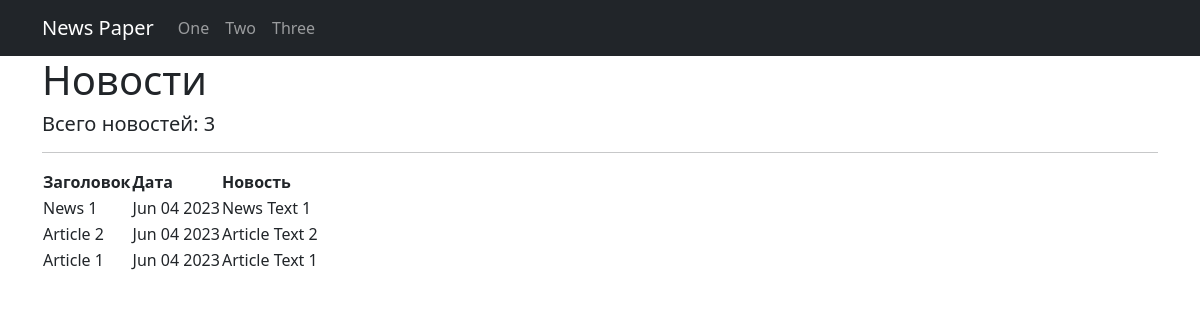
The page /news/ on the database as committed earlier.
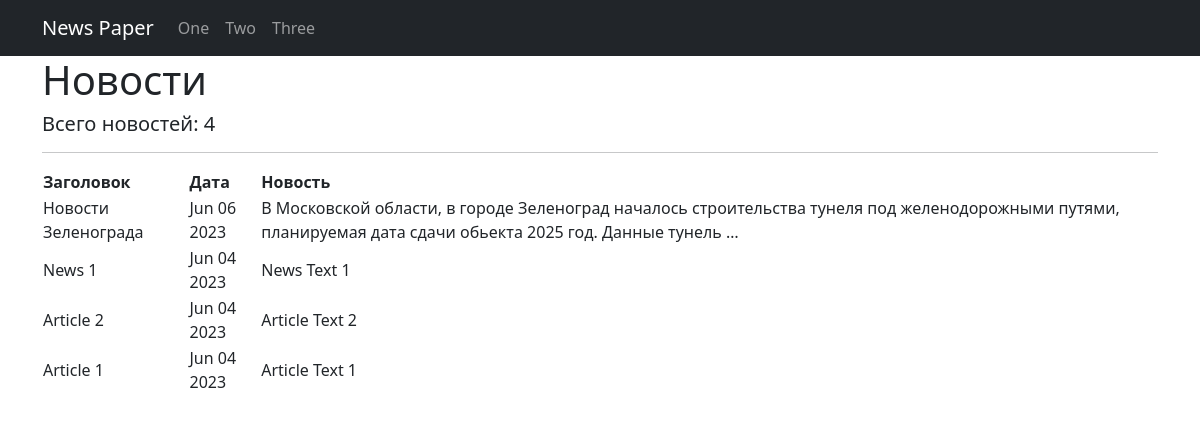
The same page on the database as committed later.
### news/models.py (models this page shows, shortened)
class Post(models.Model):
    ARTICLE = 'AR'
    NEWS = 'NW'
    POST_TYPE = [(ARTICLE, 'Статья'), (NEWS, 'Новость')]
    autor = models.ForeignKey(Author, on_delete=models.CASCADE)
    post_type = models.CharField(max_length=2, choices=POST_TYPE, default=ARTICLE)
    post_data_time = models.DateTimeField(auto_now_add=True)
    post_categories = models.ManyToManyField(Category, through="PostCategory")
    post_title = models.TextField()
    post_text = models.TextField()
    rating = models.IntegerField(default=0)

### news/views.py (the view)
# urls.py: path('', PostList.as_view()),
class PostList(ListView):
    model = Post
    template_name = 'posts.html'
    context_object_name = 'posts'
    ordering = '-post_data_time'

### news/templatetags/custom_filters.py (called while the page is built)
@register.filter(name='censor')
def censor(value):
    text = x
    cens_text = str(value)
    for word in text.split():
        if word in cens_text:
            cens_text = cens_text.replace(str(word), len(str(word)) * '*')
    return cens_text

### templates/posts.html (shortened to what this page needs)
{% extends 'flatpages/default.html' %}
{% load custom_filters %}
{% block content %}
   <h1>Новости</h1>
   <h5>Всего новостей: {{ posts|length }}</h5>
   <hr>
   {% if posts %}
       <table>
           <tr>
               <td><b>Заголовок</b></td>
               <td><b>Дата</b></td>
               <td><b>Новость</b></td>
           </tr>
           {% for post in posts %}
           <tr>
               <td>{{ post.post_title|censor }}</td>
               <td>{{ post.post_data_time|date:'M d Y' }}</td>
               <td>{{ post.post_text|truncatewords:20|censor }}</td>
           </tr>
           {% endfor %}
       </table>
   {% else %}
       <h2>Новостей нет!</h2>
   {% endif %}
{% endblock content %}

### templates/flatpages/default.html (shortened to what this page needs)
<!DOCTYPE html>
<html lang="en">
    <head>
        {% load static %}
        <link href="{% static 'css/styles.css' %}" rel="stylesheet" />
    </head>
    <body>
        <nav class="navbar navbar-expand-lg navbar-dark bg-dark static-top">
   <div class="container">
       <a class="navbar-brand" href="#">News Paper</a>
       <div class="collapse navbar-collapse" id="navbarResponsive">
           <ul class="navbar-nav ml-auto">
               <li class="nav-item active">
                   <a class="nav-item">
                   <a class="nav-link" href="/1/">One</a>
               </li>
               <li class="nav-item">
                   <a class="nav-link" href="/2/">Two</a>
               </li>
               <li class="nav-item">
                   <a class="nav-link" href="/3/">Three</a>
               </li>
           </ul>
       </div>
   </div>
</nav>
        <div class="container">
   <div class="row">
       <div class="col-lg-12 text-left">
           {% block content %}{% endblock content %}
       </div>
   </div>
</div>
    </body>
</html>

Rows that differ between the two databases and show on the page:
added Post: post_title|censor "Новости Зеленограда", post_data_time "Jun 06 2023", post_text|censor "В Московской области, в городе Зеленоград началось строительства тунеля под желенодорожными путями, планируемая дата сдачи обьекта 2025 год. Данные тунель …"
Other text that changed with them:
{{ posts|length }}: "3" → "4"
